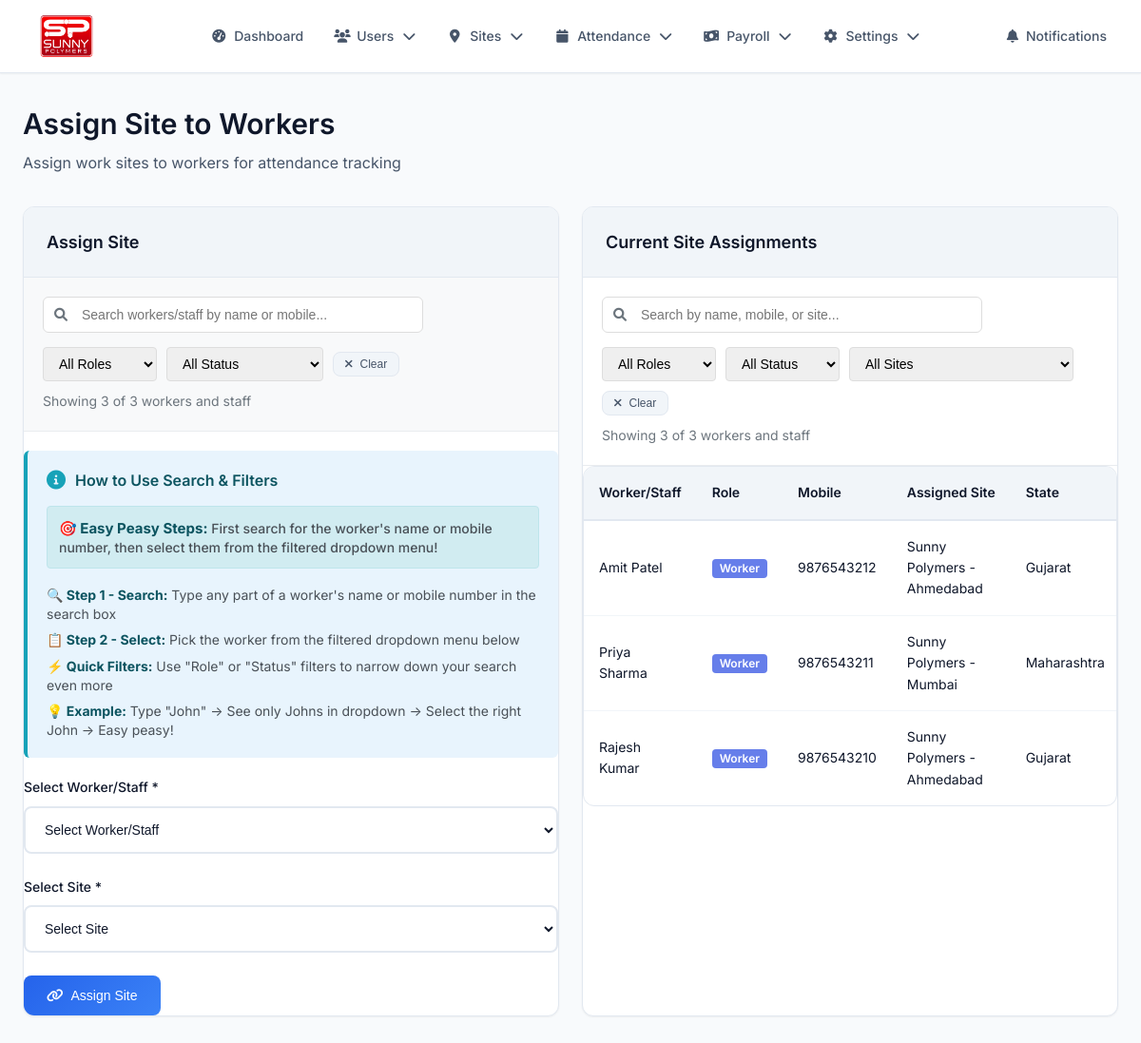
/assign_site.php (signed in), run on the app's committed database.
### tables this page shows
CREATE TABLE users (
    id INT AUTO_INCREMENT PRIMARY KEY,
    name VARCHAR(100) NOT NULL,
    mobile VARCHAR(15) UNIQUE NOT NULL,
    password VARCHAR(255) NOT NULL,
    role ENUM('admin', 'staff', 'worker') DEFAULT 'worker',
    state VARCHAR(50) NOT NULL,
    date_of_joining DATE NOT NULL,
    salary DECIMAL(10,2) NOT NULL,
    dearness_allowance DECIMAL(10,2) DEFAULT 0.00,
    medical_allowance DECIMAL(10,2) DEFAULT 0.00,
    house_rent_allowance DECIMAL(10,2) DEFAULT 0.00,
    conveyance_allowance DECIMAL(10,2) DEFAULT 0.00,
    pf_uan_number VARCHAR(30) DEFAULT NULL,
    overtime_rate DECIMAL(10,2) DEFAULT 0.00,
    bank_name VARCHAR(100) DEFAULT NULL,
    account_number VARCHAR(30) DEFAULT NULL,
    ifsc_code VARCHAR(20) DEFAULT NULL,
    branch_name VARCHAR(100) DEFAULT NULL,
    site_id INT NULL,
    created_at TIMESTAMP DEFAULT CURRENT_TIMESTAMP,
    updated_at TIMESTAMP DEFAULT CURRENT_TIMESTAMP ON UPDATE CURRENT_TIMESTAMP,
    INDEX idx_mobile (mobile),
    INDEX idx_role (role),
    INDEX idx_site (site_id)
);

CREATE TABLE sites (
    id INT AUTO_INCREMENT PRIMARY KEY,
    name VARCHAR(100) NOT NULL,
    address_line1 VARCHAR(255) NOT NULL,
    address_line2 VARCHAR(255) NULL,
    city VARCHAR(100) NOT NULL,
    pincode VARCHAR(10) NOT NULL,
    state VARCHAR(50) NOT NULL,
    country VARCHAR(100) NOT NULL DEFAULT 'India',
    latitude DECIMAL(10,8) NOT NULL,
    longitude DECIMAL(11,8) NOT NULL,
    created_at TIMESTAMP DEFAULT CURRENT_TIMESTAMP,
    updated_at TIMESTAMP DEFAULT CURRENT_TIMESTAMP ON UPDATE CURRENT_TIMESTAMP,
    INDEX idx_state (state),
    INDEX idx_location (latitude, longitude),
    INDEX idx_city (city)
);

### includes/auth.php (called while the page is built, shortened)
<?php
function has_role($role) {
    return isset($_SESSION['user_role']) && $_SESSION['user_role'] === $role;
}
function is_admin() {
    return has_role('admin');
}
?>

### assign_site.php (the view, shortened to what this page needs)
<?php
require_once 'includes/db.php';
require_once 'includes/auth.php';
require_once 'includes/navigation.php';
$stmt = $conn->prepare("SELECT u.*, s.name as site_name FROM users u LEFT JOIN sites s ON u.site_id = s.id WHERE u.role IN ('worker', 'staff') ORDER BY u.name");
$stmt->execute();
$users = $stmt->get_result();
?>
<!DOCTYPE html>
<html lang="en">
<head>
    <link rel="stylesheet" href="assets/style.css">
    <link rel="stylesheet" href="https://cdnjs.cloudflare.com/ajax/libs/font-awesome/6.0.0/css/all.min.css">
</head>
<body>
    <div class="dashboard-container">
        <nav class="navbar">
            <?php echo getNavigationMenu('assign_site'); ?>
        </nav>
        <div class="main-content">
            <div class="page-header">
                <h1 class="page-title">Assign Site to Workers</h1>
                <p class="page-subtitle">Assign work sites to workers for attendance tracking</p>
            </div>
            <div class="grid grid-2">
                <div class="card">
                    <div class="card-header">
                        <h3 class="card-title">Assign Site</h3>
                    </div>
                    <div class="assignment-filters">
                        <div class="filter-row">
                            <div class="search-box">
                                <i class="fas fa-search"></i>
                                <input type="text" id="userSearchInput" placeholder="Search workers/staff by name or mobile..." class="search-input">
                            </div>
                            <div class="filter-controls">
                                <select id="userRoleFilter" class="filter-select">
                                    <option value="">All Roles</option>
                                </select>
                                <select id="userStatusFilter" class="filter-select">
                                    <option value="">All Status</option>
                                </select>
                                <button id="clearUserFilters" class="btn btn-secondary btn-sm">
                                    <i class="fas fa-times"></i> Clear
                                </button>
                            </div>
                        </div>
                        <div class="filter-summary">
                            <span id="userFilterSummary">Showing all workers and staff</span>
                        </div>
                    </div>
                    <div class="search-instructions">
                        <div class="instructions-header">
                            <i class="fas fa-info-circle"></i>
                            <h4>How to Use Search & Filters</h4>
                        </div>
                        <div class="instructions-content">
                            <div class="instruction-item main-tip">
                                <strong>🎯 Easy Peasy Steps:</strong> First search for the worker's name or mobile number, then select them from the filtered dropdown menu!
                            </div>
                            <div class="instruction-item">
                                <strong>🔍 Step 1 - Search:</strong> Type any part of a worker's name or mobile number in the search box
                            </div>
                            <div class="instruction-item">
                                <strong>📋 Step 2 - Select:</strong> Pick the worker from the filtered dropdown menu below
                            </div>
                            <div class="instruction-item">
                                <strong>⚡ Quick Filters:</strong> Use "Role" or "Status" filters to narrow down your search even more
                            </div>
                            <div class="instruction-item">
                                <strong>💡 Example:</strong> Type "John" → See only Johns in dropdown → Select the right John → Easy peasy!
                            </div>
                        </div>
                    </div>
                    <form method="POST" class="form">
                        <div class="form-group">
                            <label for="user_id">Select Worker/Staff *</label>
                            <select id="user_id" name="user_id" class="form-control" required>
                                <option value="">Select Worker/Staff</option>
                                <?php
                                $users->data_seek(0);
                                ?>
                            </select>
                        </div>
                        <div class="form-group">
                            <label for="site_id">Select Site *</label>
                            <select id="site_id" name="site_id" class="form-control" required>
                                <option value="">Select Site</option>
                            </select>
                        </div>
                        <button type="submit" class="btn btn-primary">
                            <i class="fas fa-link"></i>
                            Assign Site
                        </button>
                    </form>
                </div>
                <div class="card">
                    <div class="card-header">
                        <h3 class="card-title">Current Site Assignments</h3>
                    </div>
                    <div class="filters-section">
                        <div class="search-filters">
                            <div class="search-box">
                                <i class="fas fa-search"></i>
                                <input type="text" id="searchInput" placeholder="Search by name, mobile, or site..." class="search-input">
                            </div>
                            <div class="filter-controls">
                                <select id="roleFilter" class="filter-select">
                                    <option value="">All Roles</option>
                                </select>
                                <select id="statusFilter" class="filter-select">
                                    <option value="">All Status</option>
                                </select>
                                <select id="siteFilter" class="filter-select">
                                    <option value="">All Sites</option>
                                </select>
                                <button id="clearFilters" class="btn btn-secondary btn-sm">
                                    <i class="fas fa-times"></i> Clear
                                </button>
                            </div>
                        </div>
                        <div class="filter-summary">
                            <span id="filterSummary">Showing all workers and staff</span>
                        </div>
                    </div>
                    <div class="table-container">
                        <table class="table" id="assignmentsTable">
                            <thead>
                                <tr>
                                    <th>Worker/Staff</th>
                                    <th>Role</th>
                                    <th>Mobile</th>
                                    <th>Assigned Site</th>
                                    <th>State</th>
                                </tr>
                            </thead>
                            <tbody>
                                <?php
                                $users->data_seek(0);
                                while ($user = $users->fetch_assoc()):
                                ?>
                                <tr class="user-row"
                                    data-name="<?php echo strtolower(htmlspecialchars($user['name'])); ?>"
                                    data-mobile="<?php echo htmlspecialchars($user['mobile']); ?>"
                                    data-role="<?php echo $user['role']; ?>"
                                    data-site="<?php echo strtolower(htmlspecialchars($user['site_name'] ?? '')); ?>"
                                    data-status="<?php echo $user['site_name'] ? 'assigned' : 'unassigned'; ?>">
                                    <td><?php echo htmlspecialchars($user['name']); ?></td>
                                    <td>
                                        <span class="badge badge-<?php echo $user['role'] == 'staff' ? 'warning' : 'primary'; ?>">
                                            <?php echo ucfirst($user['role']); ?>
                                        </span>
                                    </td>
                                    <td><?php echo htmlspecialchars($user['mobile']); ?></td>
                                    <td>
                                        <?php if ($user['site_name']): ?>
                                            <?php echo htmlspecialchars($user['site_name']); ?>
                                        <?php else: ?>
                                            <span class="text-muted">Not Assigned</span>
                                        <?php endif; ?>
                                    </td>
                                    <td><?php echo htmlspecialchars($user['state']); ?></td>
                                </tr>
                                <?php endwhile; ?>
                            </tbody>
                        </table>
                    </div>
                </div>
            </div>
        </div>
    </div>
</body>
</html>

### data on the page
users: name "Amit Patel", role "Worker", mobile "9876543212", site.name "Sunny Polymers - Ahmedabad", state "Gujarat"
users: name "Priya Sharma", role "Worker", mobile "9876543211", site.name "Sunny Polymers - Mumbai", state "Maharashtra"
users: name "Rajesh Kumar", role "Worker", mobile "9876543210", site.name "Sunny Polymers - Ahmedabad", state "Gujarat"
